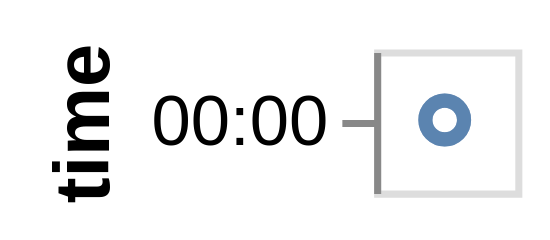

Source (Vega-Lite JSON):
### Vega specification from a JSON file in a GitHub repository (floating-point values rounded to 4 significant figures)
{"$schema": "https://vega.github.io/schema/vega/v6.json", "description": "Parsing a date in utc and outputting utc.", "background": "white", "padding": 5, "width": 20, "style": "cell", "data": [{"name": "source_0", "values": [{"date": "2011-10-10"}, {"date": "2011-10-12"}]}, {"name": "data_0", "source": "source_0", "transform": [{"type": "formula", "expr": "toDate(datum[\"date\"])", "as": "date"}, {"field": "date", "type": "timeunit", "units": ["hours"], "timezone": "utc", "as": ["utchours_date", "utchours_date_end"]}]}], "signals": [{"name": "y_step", "value": 20}, {"name": "height", "update": "bandspace(domain('y').length, 1, 0.5) * y_step"}], "marks": [{"name": "marks", "type": "symbol", "style": ["point"], "from": {"data": "data_0"}, "encode": {"update": {"opacity": {"value": 0.7}, "fill": {"value": "transparent"}, "stroke": {"value": "#4c78a8"}, "ariaRoleDescription": {"value": "point"}, "description": {"signal": "\"time: \" + (isValid(datum[\"date\"]) ? isArray(datum[\"date\"]) ? join(datum[\"date\"], ' ') : datum[\"date\"] : \"\"+datum[\"date\"])"}, "x": {"signal": "width", "mult": 0.5}, "y": {"scale": "y", "field": "utchours_date"}}}}], "scales": [{"name": "y", "type": "point", "domain": {"data": "data_0", "field": "utchours_date", "sort": true}, "range": {"step": {"signal": "y_step"}}, "padding": 0.5}], "axes": [{"scale": "y", "orient": "left", "grid": false, "title": "time", "format": {"signal": "timeUnitSpecifier([\"hours\"], {\"year-month\":\"%b %Y \",\"year-month-date\":\"%b %d, %Y \"})"}, "formatType": "utc", "labelOverlap": true, "tickMinStep": {"signal": "datetime(2001, 0, 1, 1, 0, 0, 0) - datetime(2001, 0, 1, 0, 0, 0, 0)"}, "zindex": 0}]}
